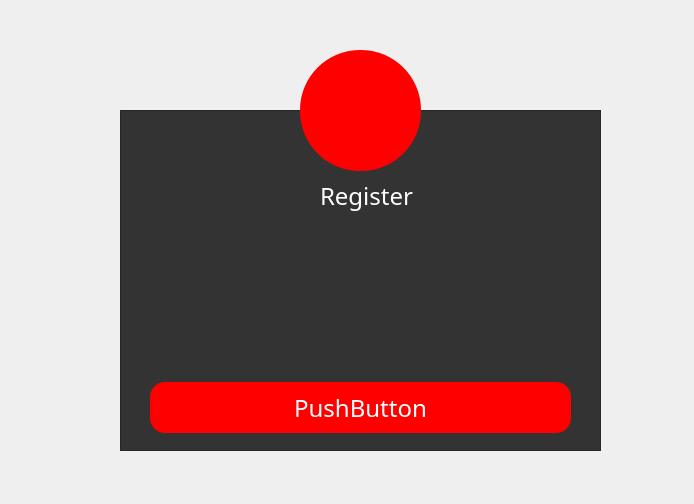
<?xml version="1.0" encoding="UTF-8"?>
<ui version="4.0">
 <class>Form</class>
 <widget class="QWidget" name="Form">
  <property name="geometry">
   <rect>
    <x>0</x>
    <y>0</y>
    <width>694</width>
    <height>504</height>
   </rect>
  </property>
  <property name="windowTitle">
   <string>Form</string>
  </property>
  <property name="styleSheet">
   <string notr="true">*{
	font-family:century gothic;
	font-size:24px;
}

QFrame
{
	background:#333;
}

QPushButton
{
	background:red;
	border-radius:60px;
}

QToolButton
{
background:red;
border-radius:60px;
}

QLabel
{
color:white;
}

QPushButton
{
	color:white;
	border-radius:15px;
}

QPushButton:hover
{
	color:red;
	border-radius:15px;
	background:#333
}

</string>
  </property>
  <widget class="QFrame" name="frame">
   <property name="geometry">
    <rect>
     <x>120</x>
     <y>110</y>
     <width>481</width>
     <height>341</height>
    </rect>
   </property>
   <property name="frameShape">
    <enum>QFrame::StyledPanel</enum>
   </property>
   <property name="frameShadow">
    <enum>QFrame::Raised</enum>
   </property>
   <widget class="QLabel" name="label">
    <property name="geometry">
     <rect>
      <x>200</x>
      <y>60</y>
      <width>111</width>
      <height>51</height>
     </rect>
    </property>
    <property name="styleSheet">
     <string notr="true"/>
    </property>
    <property name="text">
     <string>Register</string>
    </property>
   </widget>
   <widget class="QPushButton" name="pushButton">
    <property name="geometry">
     <rect>
      <x>30</x>
      <y>272</y>
      <width>421</width>
      <height>51</height>
     </rect>
    </property>
    <property name="text">
     <string>PushButton</string>
    </property>
   </widget>
  </widget>
  <widget class="QToolButton" name="toolButton">
   <property name="geometry">
    <rect>
     <x>300</x>
     <y>50</y>
     <width>121</width>
     <height>121</height>
    </rect>
   </property>
   <property name="text">
    <string/>
   </property>
   <property name="icon">
    <iconset resource="resources/images.qrc">
     <normaloff>:/user_icon.png</normaloff>:/user_icon.png</iconset>
   </property>
   <property name="iconSize">
    <size>
     <width>80</width>
     <height>80</height>
    </size>
   </property>
  </widget>
 </widget>
 <resources>
  <include location="resources/images.qrc"/>
 </resources>
 <connections/>
</ui>
